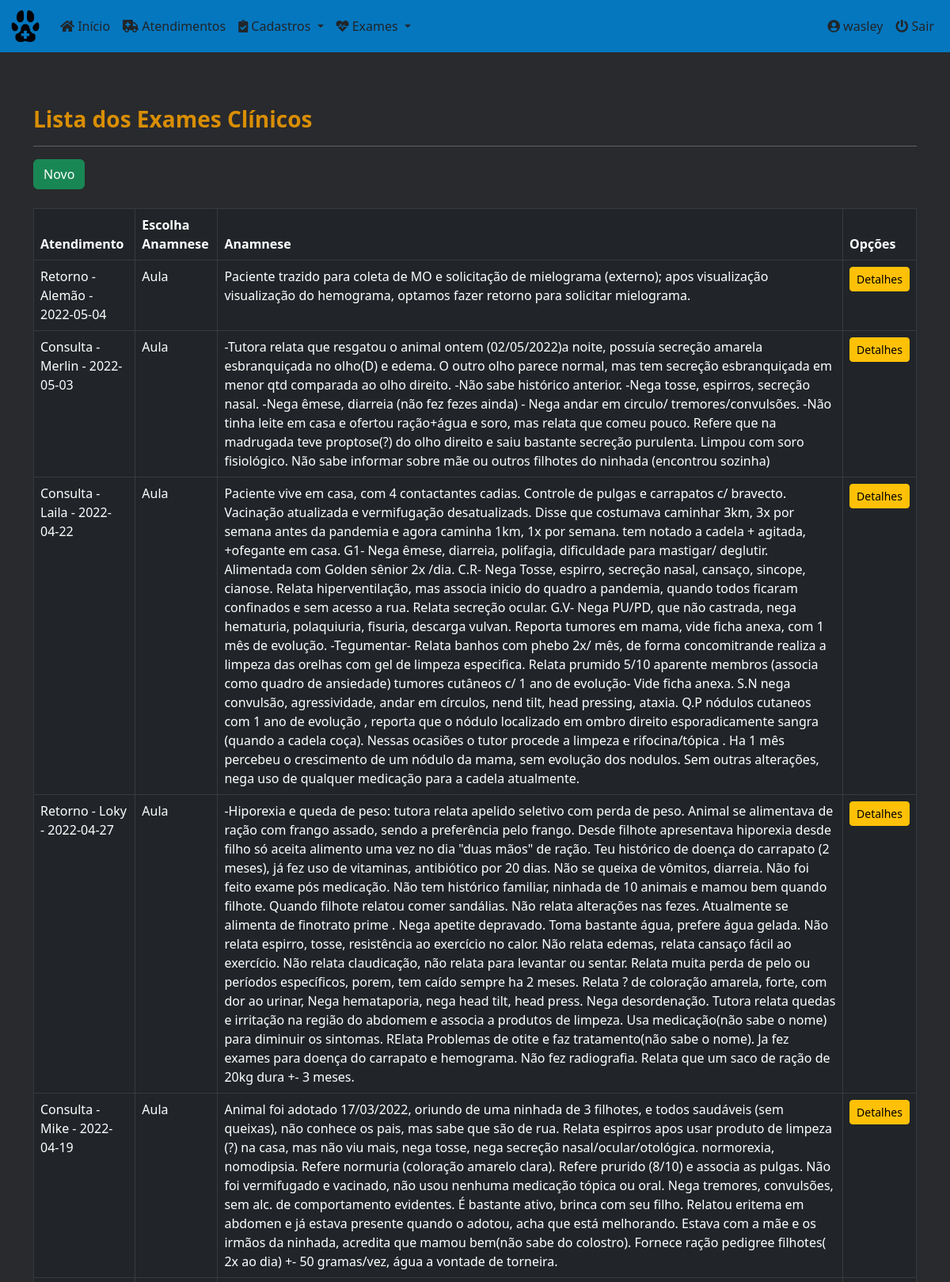
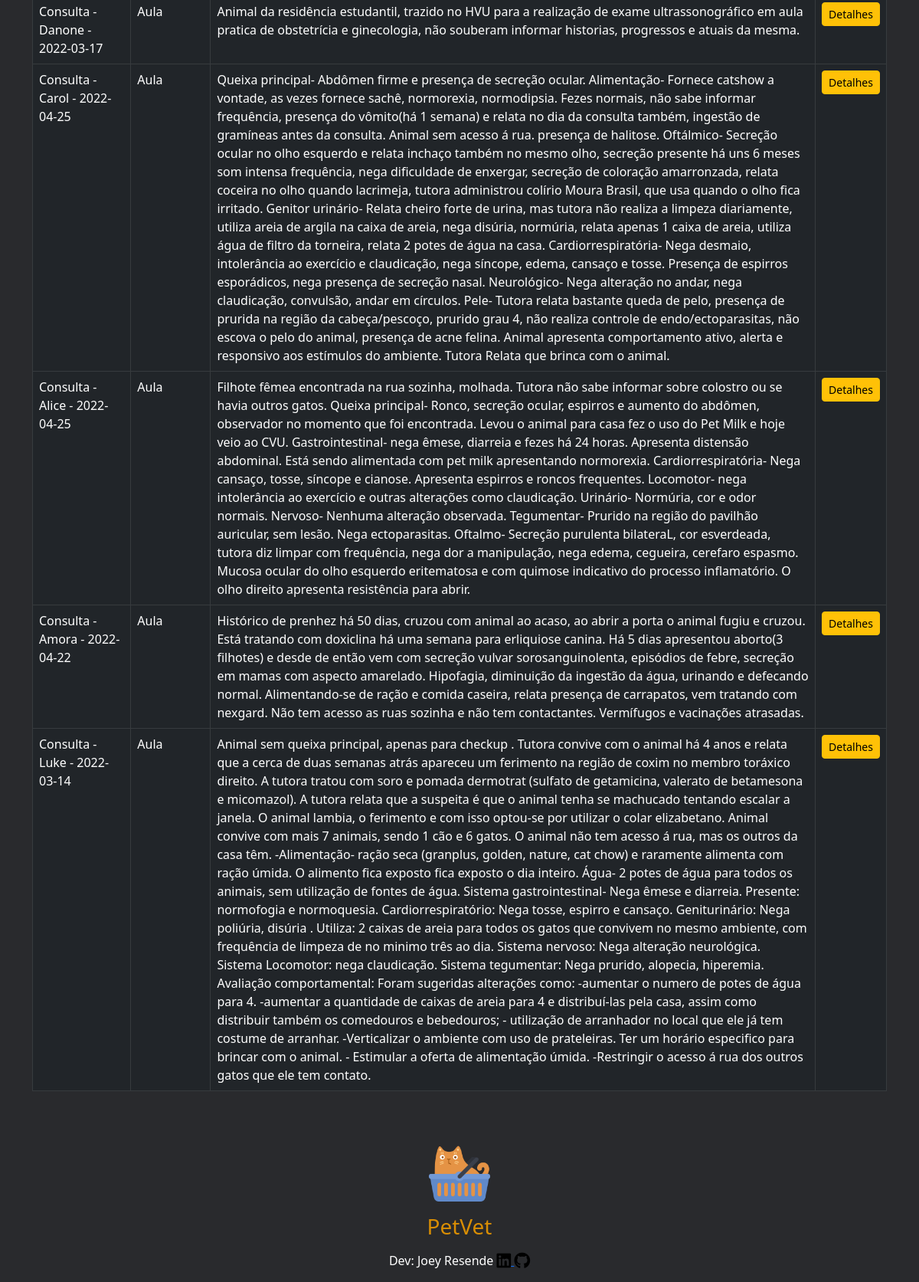
Page /petvet/general_clinics/ (signed in) on the committed database (2 pictures, top to bottom).
### core/models.py (models this page shows, shortened)
class GeneralClinic(models.Model):
    medical_care = models.ForeignKey(
        'MedicalCare', on_delete=models.PROTECT, null=True, verbose_name='Atendimento')
    choice_anamnese = models.CharField(
        max_length=6, choices=type_anamnese, verbose_name='Tipo atendimento')
    anamnese = models.TextField(max_length=2000, verbose_name='Anamnese')
    choice_anti_rabica = models.CharField(
        max_length=23, choices=vaccination, verbose_name='Anti-Rábica')
    choice_type_v = models.CharField(
        max_length=7, choices=type_v, verbose_name='V8/V10/V12')
    choice_v = models.CharField(
        max_length=23, choices=vaccination, verbose_name='Opções V')
    choice_type_felina = models.CharField(
        max_length=23, choices=type_felina, verbose_name='Tríplice/Quádrupla Felina')
    choice_felina = models.CharField(
        max_length=23, choices=vaccination, verbose_name='Opções Felina')
    others_felina = models.CharField(
        max_length=30, null=True, blank=True, verbose_name='Outras Vacinas')
    choice_verminose = models.CharField(
        max_length=17, choices=vermi_ecto, verbose_name='Controle Verminose')
    others_verminose = models.CharField(
        max_length=30, null=True, blank=True, verbose_name='Verminose - Fármaco/Dose/Frequência')
    choice_ectopas = models.CharField(
        max_length=17, choices=vermi_ecto, verbose_name='Prevenção Ectoparasitas')
    others_ectopas = models.CharField(
        max_length=30, null=True, blank=True, verbose_name='Ectoparasitas - Fármaco/Dose/Frequência')
    choice_leish = models.CharField(
        max_length=17, choices=leish, verbose_name='Prevenção Leishmaniose')
    class Meta:
        ordering = ['id']

class MedicalCare(models.Model):
    id = models.AutoField(primary_key=True)
    date = models.DateField(default=date.today, verbose_name='Data')
    time = models.TimeField(verbose_name='Hora')
    pet_name = models.ForeignKey(
        'Pets', on_delete=models.PROTECT, null=True, verbose_name='Nome do Pet')
    procedure = models.CharField(
        max_length=8, choices=procedures, verbose_name='Tipo de atendimento')
    vet_name = models.ForeignKey(
        'Vet', on_delete=models.PROTECT, null=True, verbose_name='Veterinario')
    sedative = models.CharField(
        max_length=8, choices=type_sedative, default='Não', verbose_name='Tipo de sedativo')
    report = models.TextField(
        max_length=1000, verbose_name='Relato do problema')
    class Meta:
        ordering = ['-date']
    def __str__(self):
        return f'{self.procedure} - {self.pet_name} - {self.date}'

class Pets(models.Model):
    id = models.AutoField(primary_key=True)
    pet_name = models.CharField(
        max_length=30, verbose_name='Nome do Pet')
    species = models.CharField(
        max_length=20, verbose_name='Espécie')
    breed = models.CharField(
        max_length=30, verbose_name='Raça')
    gender = models.CharField(
        max_length=5, choices=sex_status, verbose_name='Gênero')
    date_of_birth = models.DateField(
        null=True, blank=True, verbose_name='Data de Nascimento')
    castrated = models.CharField(
        max_length=3, choices=castrated_status, default='N', verbose_name='Castrado?')
    weight = models.DecimalField(
        max_digits=6, decimal_places=3, verbose_name='Peso', default=0)
    tutor_name = models.ForeignKey(
        'Tutor', on_delete=models.PROTECT, null=True, verbose_name='Nome do Tutor')
    class Meta:
        ordering = ['-id']
    def __str__(self):
        return self.pet_name

### core/views.py (the view)
# urls.py: path('general_clinics/', GeneralClinicList.as_view(), name='general_clinics'),
class GeneralClinicList(LoginRequiredMixin, ListView):
    login_url = reverse_lazy('login')
    model = GeneralClinic
    template_name = 'core/general_clinic_list.html'

### core/templates/core/general_clinic_list.html (shortened to what this page needs)
{% extends 'core/base_model.html' %}
{% load static %}
{% block content %}
<h3><strong>Lista dos Exames Clínicos</strong></h3>
<hr>
<a href="{% url 'general_clinic_new' %}" class="btn btn-success btn">Novo</a><br><br>
<div class="table-responsive">
  <table class="table table-bordered table-hover table-dark" id="general_clinic_table">
    <thead class="thead-dark">
      <tr>
        <th>Atendimento</th>
        <th>Escolha Anamnese</th>
        <th>Anamnese</th>
        <th>Opções</th>
      </tr>
    </thead>
    <tbody>
      {% for each in object_list %}
      <tr>
        <td>{{ each.medical_care }}</td>
        <td>{{ each.choice_anamnese }}</td>
        <td>{{ each.anamnese }}</td>
        <td>
          <a href="{% url 'general_clinic_detail' each.pk %}" class="btn btn-warning btn-sm">Detalhes</a>
        </td>
      </tr>
      {% empty %}
      <tr>
        <td colspan="6">Nenhum exame clínico geral cadastrado.</td>
      </tr>
      {% endfor %}
    </tbody>
  </table>
</div>
{% endblock %}

### core/templates/core/base_model.html (shortened to what this page needs)
{% load static %}
<!DOCTYPE html>
<html lang="pt-br" class="h-100">
<head>
  <link rel="stylesheet" href="{% static 'css/bootstrap.min.css/' %}" />
  <link rel="stylesheet" href="https://cdnjs.cloudflare.com/ajax/libs/font-awesome/5.11.2/css/all.css">
  <link rel="stylesheet" href="{% static 'css/styles.css/' %}" />
  <link rel="stylesheet" type="text/css" href="https://cdn.datatables.net/v/bs5/dt-1.11.5/datatables.min.css" />
</head>
<body class="d-flex flex-column h-100">
  <main class="flex-shrink-0  ">
    {% block menu %}
    <nav class="navbar navbar-expand-lg sticky-top">
      <div class="container-fluid">
        <a class="navbar-brand" href="{% url 'index' %}">
          <img src="{% static 'img/favicon.ico/' %}" height="40" alt="" />
        </a>
        <div class="collapse navbar-collapse" id="navbarsExample06">
          <ul class="navbar-nav me-auto mb-2 mb-xl-0">
            <li class="nav-item">
              <a class="nav-link text-dark" href="{% url 'index' %}">
                <i class="fa fa-home" aria-hidden="true"></i>
                Início
              </a>
            </li>
            <li class="nav-item">
              <a class="nav-link text-dark" href="{% url 'medical_cares' %}">
                <i class="fas fa-ambulance" aria-hidden="true"></i>
                Atendimentos
              </a>
            </li>
            <li class="nav-item dropdown">
              <a class="nav-link text-dark dropdown-toggle" href="#" data-bs-toggle="dropdown" aria-expanded="false">
                <i class="fas fa-clipboard-check" aria-hidden="true"></i>
                Cadastros
              </a>
            </li>
            <li class="nav-item dropdown">
              <a class="nav-link text-dark dropdown-toggle" href="#" data-bs-toggle="dropdown" aria-expanded="false">
                <i class="fas fa-heartbeat" aria-hidden="true"></i>
                Exames
              </a>
            </li>
          </ul>
          <div class="collapse navbar-collapse d-lg-flex justify-content-end">
            <ul class="navbar-nav bd-navbar-nav flex=row">
              {% if request.user.is_authenticated %}
              <li class="nav-item">
                  <a class="nav-link text-dark" href="{% url 'meus_dados' %}">
                    <i class="fas fa-user-circle" aria-hidden="true"></i>
                    <span id="username">{{ request.user }}</span>
                  </a>
              </li>
              <li class="nav-item">
                <a class="nav-link text-dark" href="{% url 'logout' %}">
                  <i class="fas fa-power-off" aria-hidden="true"></i>
                  Sair
                </a>
              </li>
              {% endif %}
            </ul>
          </div>
         </div>
      </div>
    </nav>
    {% endblock %}
    <div class="container py-5">
      {% block content %}
      {% endblock %}
    </div>
  </main>
{% block footer %}
<footer class="blog-footer">
  <p>
    <a href="#"><img src="{% static 'img/cat_yellow.png/' %}" width="80" height="80" alt=""></a>
    <h3>PetVet</h3>
  </p>
  <p>Dev: Joey Resende
    <a href="https://www.linkedin.com/in/givanildo-resende/" target="_blank">
      <i class="fab fa-linkedin fa-lg text-black" aria-hidden="true"></i>
    </a>
    <a href="https://github.com/Joey-Resende" target="_blank">
      <i class="fab fa-github fa-lg text-black" aria-hidden="true"></i>
    </a>
  </p>
</footer>
{% endblock %}
</body>
</html>

### static/css/styles.css (style rules this page uses)
:root { --preto: #000000; --branco-1: #ffffff; --branco-2: #E0E2DD; --azul-1: #0477BF; --azul-2: #0388A6; --azul-3: #003570; --amarelo-1: #F2CB05; --amarelo-2: #D98E04; --preto-bg: #292A2D; }
body { background-color: var(--preto-bg); color: var(--preto); padding-bottom: 20px; }
h3 { color: var(--amarelo-2); }
div { color: var(--branco-1); }
.navbar { background-color: var(--azul-1); color: var(--amarelo-2); margin-bottom: 20px; }
p { color: var(--branco-1); }
.blog-footer { margin-bottom: 0; padding: 0; text-align: center; }

### rows in the picture
GeneralClinic: medical_care "Retorno - Alemão - 2022-05-04", choice_anamnese "Aula", anamnese "Paciente trazido para coleta de MO e solicitação de mielograma (externo); apos visualização visualização do hemograma, optamos fazer retorno para solicitar mielograma."
GeneralClinic: medical_care "Consulta - Merlin - 2022-05-03", choice_anamnese "Aula", anamnese "-Tutora relata que resgatou o animal ontem (02/05/2022)a noite, possuía secreção amarela esbranquiçada no olho(D) e edema. O outro olho parece normal, mas tem secreção esbranquiçada em menor qtd comparada ao olho direito. -Não sabe histórico anterior. -Nega tosse, espirros, secreção nasal. -Nega êmese, diarreia (não fez fezes ainda) - Nega andar em circulo/ tremores/convulsões. -Não tinha leite em casa e ofertou ração+água e soro, mas relata que comeu pouco. Refere que na madrugada teve proptose(?) do olho direito e saiu bastante secreção purulenta. Limpou com soro fisiológico. Não sabe informar sobre mãe ou outros filhotes do ninhada (encontrou sozinha)"
GeneralClinic: medical_care "Consulta - Laila - 2022-04-22", choice_anamnese "Aula", anamnese "Paciente vive em casa, com 4 contactantes cadias. Controle de pulgas e carrapatos c/ bravecto. Vacinação atualizada e vermifugação desatualizads. Disse que costumava caminhar 3km, 3x por semana antes da pandemia e agora caminha 1km, 1x por semana. tem notado a cadela + agitada, +ofegante em casa. G1- Nega êmese, diarreia, polifagia, dificuldade para mastigar/ deglutir. Alimentada com Golden sênior 2x /dia. C.R- Nega Tosse, espirro, secreção nasal, cansaço, sincope, cianose. Relata hiperventilação, mas associa inicio do quadro a pandemia, quando todos ficaram confinados e sem acesso a rua. Relata secreção ocular. G.V- Nega PU/PD, que não castrada, nega hematuria, polaquiuria, fisuria,…"
GeneralClinic: medical_care "Retorno - Loky - 2022-04-27", choice_anamnese "Aula", anamnese "-Hiporexia e queda de peso: tutora relata apelido seletivo com perda de peso. Animal se alimentava de ração com frango assado, sendo a preferência pelo frango. Desde filhote apresentava hiporexia desde filho só aceita alimento uma vez no dia \"duas mãos\" de ração. Teu histórico de doença do carrapato (2 meses), já fez uso de vitaminas, antibiótico por 20 dias. Não se queixa de vômitos, diarreia. Não foi feito exame pós medicação. Não tem histórico familiar, ninhada de 10 animais e mamou bem quando filhote. Quando filhote relatou comer sandálias. Não relata alterações nas fezes. Atualmente se alimenta de finotrato prime . Nega apetite depravado. Toma bastante água, prefere água gelada. Não…"
GeneralClinic: medical_care "Consulta - Mike - 2022-04-19", choice_anamnese "Aula", anamnese "Animal foi adotado 17/03/2022, oriundo de uma ninhada de 3 filhotes, e todos saudáveis (sem queixas), não conhece os pais, mas sabe que são de rua. Relata espirros apos usar produto de limpeza (?) na casa, mas não viu mais, nega tosse, nega secreção nasal/ocular/otológica. normorexia, nomodipsia. Refere normuria (coloração amarelo clara). Refere prurido (8/10) e associa as pulgas. Não foi vermifugado e vacinado, não usou nenhuma medicação tópica ou oral. Nega tremores, convulsões, sem alc. de comportamento evidentes. É bastante ativo, brinca com seu filho. Relatou eritema em abdomen e já estava presente quando o adotou, acha que está melhorando. Estava com a mãe e os irmãos da ninhada,…"
GeneralClinic: medical_care "Consulta - Danone - 2022-03-17", choice_anamnese "Aula", anamnese "Animal da residência estudantil, trazido no HVU para a realização de exame ultrassonográfico em aula pratica de obstetrícia e ginecologia, não souberam informar historias, progressos e atuais da mesma."
GeneralClinic: medical_care "Consulta - Carol - 2022-04-25", choice_anamnese "Aula", anamnese "Queixa principal- Abdômen firme e presença de secreção ocular. Alimentação- Fornece catshow a vontade, as vezes fornece sachê, normorexia, normodipsia. Fezes normais, não sabe informar frequência, presença do vômito(há 1 semana) e relata no dia da consulta também, ingestão de gramíneas antes da consulta. Animal sem acesso á rua. presença de halitose. Oftálmico- Secreção ocular no olho esquerdo e relata inchaço também no mesmo olho, secreção presente há uns 6 meses som intensa frequência, nega dificuldade de enxergar, secreção de coloração amarronzada, relata coceira no olho quando lacrimeja, tutora administrou colírio Moura Brasil, que usa quando o olho fica irritado. Genitor urinário-…"
GeneralClinic: medical_care "Consulta - Alice - 2022-04-25", choice_anamnese "Aula", anamnese "Filhote fêmea encontrada na rua sozinha, molhada. Tutora não sabe informar sobre colostro ou se havia outros gatos. Queixa principal- Ronco, secreção ocular, espirros e aumento do abdômen, observador no momento que foi encontrada. Levou o animal para casa fez o uso do Pet Milk e hoje veio ao CVU. Gastrointestinal- nega êmese, diarreia e fezes há 24 horas. Apresenta distensão abdominal. Está sendo alimentada com pet milk apresentando normorexia. Cardiorrespiratória- Nega cansaço, tosse, síncope e cianose. Apresenta espirros e roncos frequentes. Locomotor- nega intolerância ao exercício e outras alterações como claudicação. Urinário- Normúria, cor e odor normais. Nervoso- Nenhuma alteração…"
GeneralClinic: medical_care "Consulta - Amora - 2022-04-22", choice_anamnese "Aula", anamnese "Histórico de prenhez há 50 dias, cruzou com animal ao acaso, ao abrir a porta o animal fugiu e cruzou. Está tratando com doxiclina há uma semana para erliquiose canina. Há 5 dias apresentou aborto(3 filhotes) e desde de então vem com secreção vulvar sorosanguinolenta, episódios de febre, secreção em mamas com aspecto amarelado. Hipofagia, diminuição da ingestão da água, urinando e defecando normal. Alimentando-se de ração e comida caseira, relata presença de carrapatos, vem tratando com nexgard. Não tem acesso as ruas sozinha e não tem contactantes. Vermífugos e vacinações atrasadas."
GeneralClinic: medical_care "Consulta - Luke - 2022-03-14", choice_anamnese "Aula", anamnese "Animal sem queixa principal, apenas para checkup . Tutora convive com o animal há 4 anos e relata que a cerca de duas semanas atrás apareceu um ferimento na região de coxim no membro toráxico direito. A tutora tratou com soro e pomada dermotrat (sulfato de getamicina, valerato de betamesona e micomazol). A tutora relata que a suspeita é que o animal tenha se machucado tentando escalar a janela. O animal lambia, o ferimento e com isso optou-se por utilizar o colar elizabetano. Animal convive com mais 7 animais, sendo 1 cão e 6 gatos. O animal não tem acesso á rua, mas os outros da casa têm. -Alimentação- ração seca (granplus, golden, nature, cat chow) e raramente alimenta com ração úmida. O…"

### other values in the picture
{{ request.user }} "wasley"
